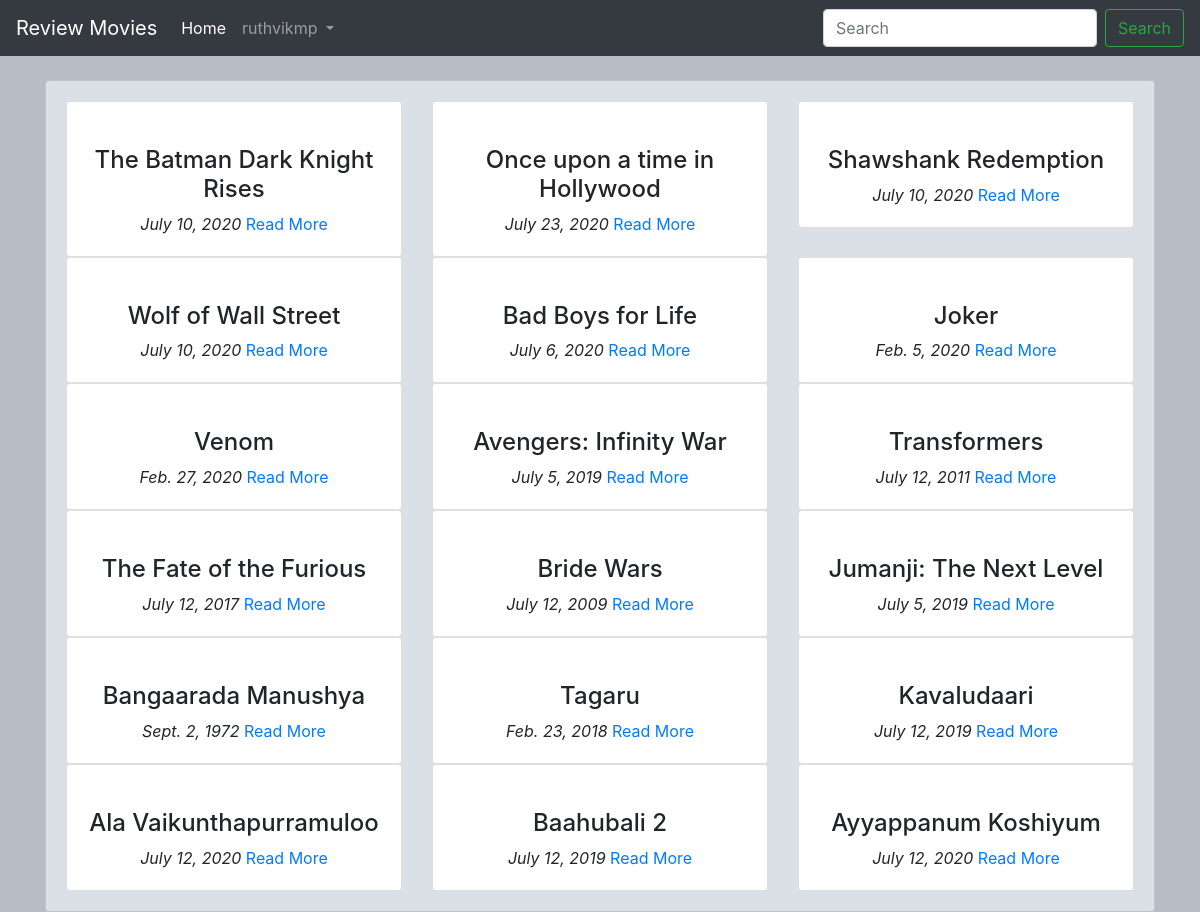
Screenshot of / (signed in) with the database file from the repository.
### main/models.py (models this page shows, shortened)
class Movie(models.Model):
    name = models.CharField(max_length=300)
    director = models.CharField(max_length=300)
    cast = models.CharField(max_length=800)
    description = models.TextField(max_length=5000)
    release_date = models.DateField()
    averageRating = models.FloatField(default=0)
    image = models.URLField(default=None, null=True)

### main/views.py (the view)
# urls.py: 2. Add a URL to urlpatterns:  path('', views.home, name='home')
def home(request):
    query = request.GET.get("title")
    allMovies = None
    if query:
        allMovies = Movie.objects.filter(name__icontains=query)
    else:
        allMovies = Movie.objects.all()
    context = {
        "movies": allMovies
    }
    return render(request, 'main/index.html', context)

### main/templates/main/index.html (shortened to what this page needs)
{% extends 'main/base.html' %}
{% block content %}
<div class="container">
    <br>
    <div class="card" id="backdrop">
        <div class="card-body">
            <div class="row">
                {% for movie in movies %}
                  <div class="col-md-4">
                      <div class="card">
                          <div class="card-body">
                              <div class="text-center">
                              <h4 class="text-center">{{ movie.name }}</h4>
                                  <i class="text-center">{{ movie.release_date }}</i>
                                  <a href="{% url 'main:detail' movie.id %}">Read More</a>
                              </div>
                          </div>
                      </div>
                  </div>
                {% endfor %}
            </div>
        </div>
    </div>
</div>
{% endblock %}

### main/templates/main/base.html (shortened to what this page needs)
<!doctype html>
<html lang="en">
  <head>
    <link rel="stylesheet" href="https://maxcdn.bootstrapcdn.com/bootstrap/4.0.0/css/bootstrap.min.css">
    {% load staticfiles %}
    <link rel="stylesheet" href="{% static 'css/main.css' %}">
  </head>
  <body>
<nav class="navbar navbar-expand-lg navbar-dark bg-dark text-white">
  <a class="navbar-brand" href="{% url 'main:home' %}">Review Movies</a>
  <div class="collapse navbar-collapse" id="navbarSupportedContent">
    <ul class="navbar-nav mr-auto">
      <li class="nav-item active">
        <a class="nav-link" href="{% url 'main:home' %}">Home <span class="sr-only">(current)</span></a>
      </li>
      {% if user.is_authenticated %}
      <li class="nav-item dropdown">
        <a class="nav-link dropdown-toggle" href="#" id="navbarDropdown" role="button" data-toggle="dropdown" aria-haspopup="true" aria-expanded="false">
          {{user.username}}
        </a>
      </li>
      {% endif %}
    </ul>
    <form class="form-inline my-2 my-lg-0" method="GET" action="{% url 'main:home' %}">
      <input class="form-control mr-sm-2" type="search" placeholder="Search" aria-label="Search" name="title">
      <button class="btn btn-outline-success my-2 my-sm-0" type="submit">Search</button>
    </form>
  </div>
</nav>
    {% block content %}
    {% endblock %}
  </body>
</html>

### main/static/css/main.css (style rules this page uses)
body { background-color: #b8bcc4; }
#backdrop { background-color: #dae0e5; }

### rows the page displays
Movie: name "The Batman Dark Knight Rises", release_date "July 10, 2020"
Movie: name "Once upon a time in Hollywood", release_date "July 23, 2020"
Movie: name "Shawshank Redemption", release_date "July 10, 2020"
Movie: name "Wolf of Wall Street", release_date "July 10, 2020"
Movie: name "Bad Boys for Life", release_date "July 6, 2020"
Movie: name "Joker", release_date "Feb. 5, 2020"
Movie: name "Venom", release_date "Feb. 27, 2020"
Movie: name "Avengers: Infinity War", release_date "July 5, 2019"
Movie: name "Transformers", release_date "July 12, 2011"
Movie: name "The Fate of the Furious", release_date "July 12, 2017"
Movie: name "Bride Wars", release_date "July 12, 2009"
Movie: name "Jumanji: The Next Level", release_date "July 5, 2019"
Movie: name "Bangaarada Manushya", release_date "Sept. 2, 1972"
Movie: name "Tagaru", release_date "Feb. 23, 2018"
Movie: name "Kavaludaari", release_date "July 12, 2019"
Movie: name "Ala Vaikunthapurramuloo", release_date "July 12, 2020"
Movie: name "Baahubali 2", release_date "July 12, 2019"
Movie: name "Ayyappanum Koshiyum", release_date "July 12, 2020"

### other values shown
{{ user.username }} "ruthvikmp"
